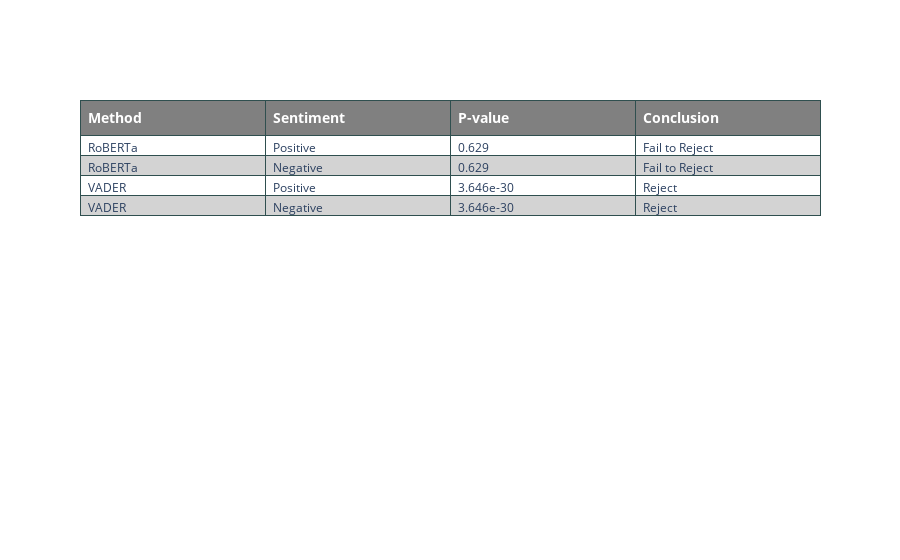

Notebook code cell kept with this figure:
### Code cell
# make table containing p-value data
pvalue_table = go.Figure(data = [go.Table(
    header = dict(values = ['<b>Method</b>', '<b>Sentiment', '<b>P-value</b>', '<b>Conclusion</b>'],
                  fill_color = 'grey',
                  line_color = 'darkslategray',
                  font = dict(color = 'white', size = 14),
                  align = 'left'),
    cells = dict(values = [methods, positions, pvalues, conclusions],
                 fill_color = [['white', 'lightgrey'] * 2],
                 line_color = 'darkslategray',
                 align = 'left')
)])
pvalue_table.show()

### Figure 1 — Plotly figure (JSON) as saved in the notebook; plotly's stock layout.template omitted (floating-point values rounded to 4 significant figures)
{"data": [{"cells": {"align": "left", "fill": {"color": [["white", "lightgrey", "white", "lightgrey"]]}, "line": {"color": "darkslategray"}, "values": [["RoBERTa", "RoBERTa", "VADER", "VADER"], ["Positive", "Negative", "Positive", "Negative"], [0.629, 0.629, 3.646e-30, 3.646e-30], ["Fail to Reject", "Fail to Reject", "Reject", "Reject"]]}, "header": {"align": "left", "fill": {"color": "grey"}, "font": {"color": "white", "size": 14}, "line": {"color": "darkslategray"}, "values": ["<b>Method</b>", "<b>Sentiment", "<b>P-value</b>", "<b>Conclusion</b>"]}, "type": "table"}], "layout": {}}
